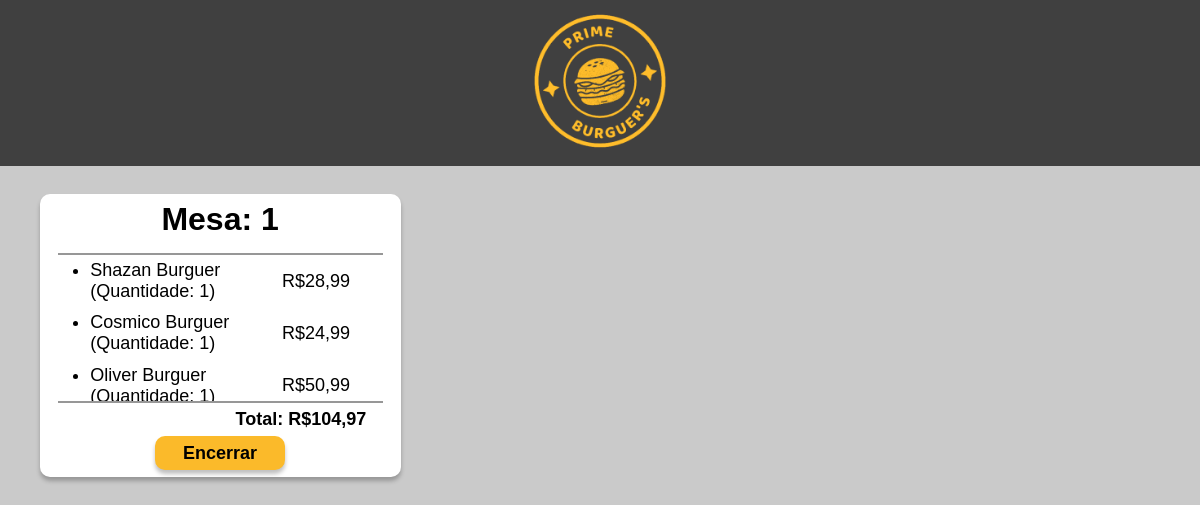
/php/comandas.php (signed in), run on the app's committed database.
### tables this page shows
CREATE TABLE IF NOT EXISTS `pedidos` (
	`id_pedido` int(11) NOT NULL AUTO_INCREMENT,
	`mesa_pedido` int(11) NOT NULL,
	`nome_pedido` varchar(100) NOT NULL,
	`valor_pedido` decimal(10, 2) NOT NULL,
	`quantidade_pedido` varchar(100) NOT NULL,
	`observacao_pedido` varchar(150) NOT NULL,
	`status_pedido` enum('EM ANDAMENTO', 'CONCLUÍDO') NOT NULL,
	`status_comanda` enum('ABERTA', 'FECHADA') NOT NULL,
	`total` decimal(10, 2) NOT NULL DEFAULT 0.00,
	PRIMARY KEY (`id_pedido`)
);

### php/comandas.php (the view, shortened to what this page needs)
<!DOCTYPE html>
<html lang="pt-br">
<head>
    <link rel="stylesheet" href="../css/comanda.css">
</head>
<body>
    <header>
        <img src="../img/logo.png" id="logo" onclick="javascript:location.href='direcionamento.php'">
    </header>
    <main>
        <div class="grid-container">
            <?php
            include "../php-action/conexao.php";
            $sql = "SELECT mesa_pedido, nome_pedido, valor_pedido, quantidade_pedido, total FROM pedidos";
            $result = $conn->query($sql);
            $mesa_atual = null;
            $total_mesa = 0;
            if ($result->num_rows > 0) {
                while ($row = $result->fetch_assoc()) {
                    if ($row['mesa_pedido'] != $mesa_atual) {
                        echo '<div class="card">';
                        echo '<h1>Mesa: ' . $row['mesa_pedido'] . '</h1>';
                        echo '<div class="info-comanda">';
                        echo '<div class="pedidos">';
                        $total_mesa = 0;
                    }
                    $produtos = explode(",", $row['nome_pedido']);
                    $quantidades = explode(",", $row['quantidade_pedido']);
                    for ($i = 0; $i < count($produtos); $i++) {
                        echo '<ul>';
                        echo '<li>' . $produtos[$i] . ' (Quantidade: ' . $quantidades[$i] . ')</li>';
                        echo '<li class="valor-pedido">R$' . number_format($row['valor_pedido'] * $quantidades[$i], 2, ',', '.') . '</li>';
                        echo '</ul>';
                    }
                    $total_mesa += $row['valor_pedido'];
                    $mesa_atual = $row['mesa_pedido'];
                }
                if ($mesa_atual !== null) {
                    echo '</div>';
                    echo '<div class="total">';
                    echo '<span>Total: R$' . number_format($total_mesa, 2, ',', '.') . '</span>';
                    echo '</div>';
                    echo '<div class="btn-area">';
                    echo '<button class="btn-encerrar">Encerrar</button>';
                    echo '</div>';
                    echo '</div>';
                }
            } else {
                echo "Nenhum resultado encontrado.";
            }
            ?>
        </div>
    </main>
</body>
</html>

### css/comanda.css (style rules this page uses)
* { padding: 0; margin: 0; box-sizing: border-box; font-family: Arial, Helvetica, sans-serif; }
html { background-color: #cacaca; }
header { width: 100%; background-color: #404040; text-align: center; padding: 0.5% 0; }
h1 { text-align: center; font-family: 'Gill Sans', 'Gill Sans MT', Calibri, 'Trebuchet MS', sans-serif; }
ul { display: flex; align-items: center; justify-content: space-between; }
li { font-family: 'Gill Sans', 'Gill Sans MT', Calibri, 'Trebuchet MS', sans-serif; font-size: 18px; margin: 2% 0%; }
span { font-family: 'Gill Sans', 'Gill Sans MT', Calibri, 'Trebuchet MS', sans-serif; font-size: 18px; font-weight: bold; margin-top: 2%; }
main .grid-container { width: 100%; height: 100%; display: grid; grid-template-columns: repeat(3, 1fr); grid-gap: 2%; padding: 2% 3%; }
.card { background-color: white; border-radius: 10px; width: 100%; max-width: 100%; gap: 15px; padding: 2% 5%; box-shadow: 0px 4px 4px 0px rgba(0, 0, 0, 0.25); margin: 1%; display: flex; flex-direction: column; justify-content: space-between; }
.pedidos { border-top: 2.5px solid #979797; border-bottom: 2.5px solid #979797; padding: 0% 10%; overflow-y: auto; height: 150px; }
.btn-area { display: flex; justify-content: center; }
.btn-encerrar { margin: auto; margin-top: 2%; width: 40%; cursor: pointer; border: none; border-radius: 10px; padding: 2%; background-color: #FBBA2A; font-weight: bold; font-size: 18px; box-shadow: 0px 4px 4px 0px rgb(0, 0, 0, 0.25); color: black; }
.valor-pedido { list-style: none; }
.total { display: flex; justify-content: end; padding: 0% 5%; }
#logo { width: 150px; height: 150px; cursor: pointer; }

### data on the page
pedidos: mesa_pedido "1", nome_pedido "Shazan Burguer", quantidade_pedido "1", $row['valor_pedido'] * $quantidades[$i] "28,99"
pedidos: nome_pedido "Cosmico Burguer", quantidade_pedido "1", $row['valor_pedido'] * $quantidades[$i] "24,99"
pedidos: nome_pedido "Oliver Burguer", quantidade_pedido "1", $row['valor_pedido'] * $quantidades[$i] "50,99"

### other printed values
$total_mesa "104,97"
